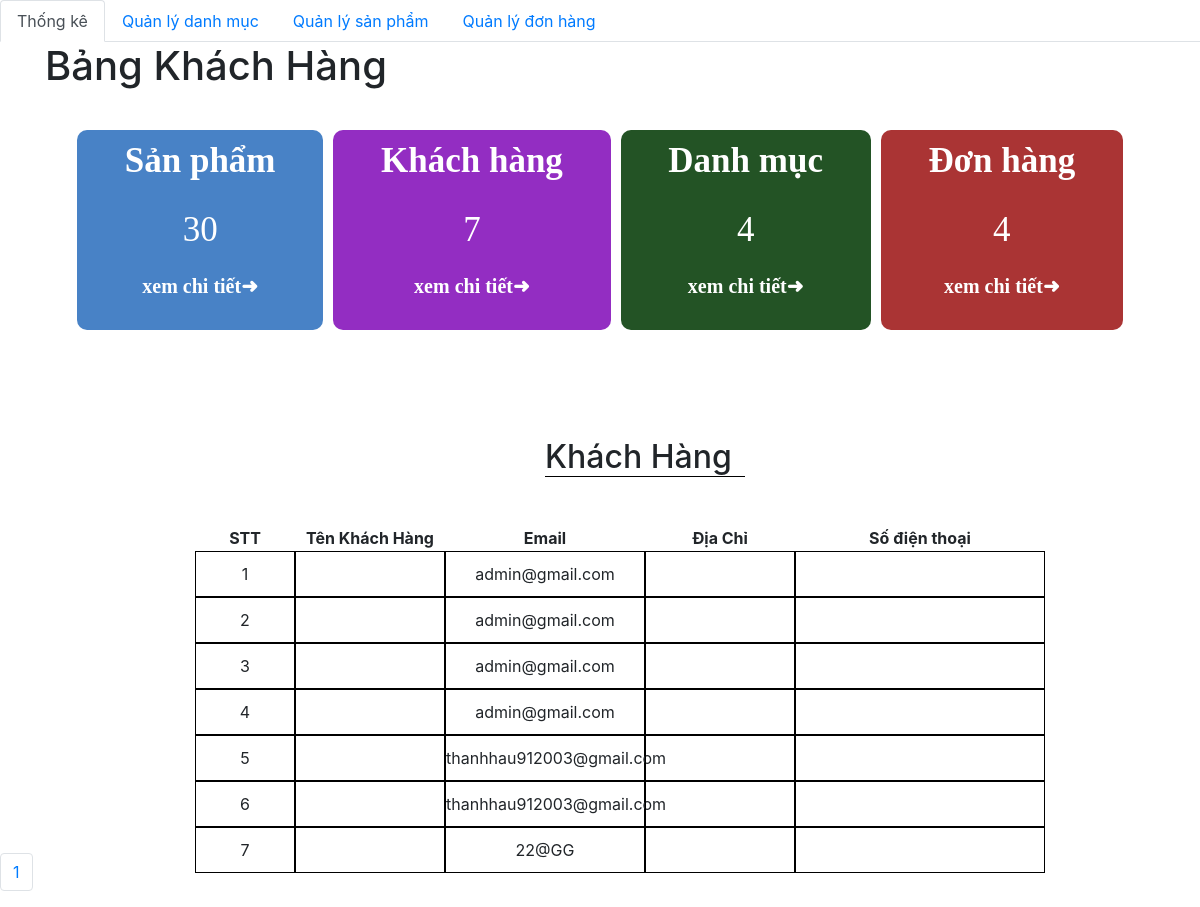
Screenshot of /admin/information.php with the database file from the repository.
### tables this page shows
CREATE TABLE tbl_dangky (
  id_dangky int(11) NOT NULL primary key auto_increment,
  tenkhachhang varchar(200) NOT NULL,
  tendangnhap varchar(200) NOT NULL,
  email varchar(100) NOT NULL,
  diachi varchar(200) NOT NULL,
  matkhau varchar(100) NOT NULL,
  dienthoai varchar(20) NOT NULL
);

### admin/database/dbhelper.php (called while the page is built, shortened)
<?php
function executeResult($sql)
{
    $con = mysqli_connect("localhost","root","badien217","shop_quanao");
  	mysqli_set_charset($con, 'UTF8');
	$result = mysqli_query($con, $sql);
	$data   = [];
	while ($row = mysqli_fetch_array($result, 1)) {
		$data[] = $row;
	}
	return $data;
}

### admin/information.php (the view, shortened to what this page needs)
<?php require_once('./database/dbhelper.php'); ?>
<!DOCTYPE html>
<html lang="en">
<head>
</head>
<head>
    <link rel="stylesheet" href="https://maxcdn.bootstrapcdn.com/bootstrap/4.4.1/css/bootstrap.min.css">
    <link href="https://cdn.jsdelivr.net/npm/summernote@0.8.18/dist/summernote.min.css" rel="stylesheet">
    <link rel="stylesheet" href="style.css">
</head>
<body>
    <div id="wrapper">
        <header>
            <ul class="nav nav-tabs">
                <li class="nav-item">
                    <a class="nav-link active" href="category/index.php">Thống kê</a>
                </li>
                <li class="nav-item">
                    <a class="nav-link" href="category/index.php">Quản lý danh mục</a>
                </li>
                <li class="nav-item">
                    <a class="nav-link" href="product/">Quản lý sản phẩm</a>
                </li>
                <li class="nav-item ">
                    <a class="nav-link " href="dashboard.php">Quản lý đơn hàng</a>
                </li>
            </ul>
        </header>
        <div class="container">
            <main>
                <h1>Bảng Khách Hàng</h1>
                <section class="dashboard">
                    <div class="table">
                        <div class="sp">
                            <p>Sản phẩm</p>
                            <?php
                            $sql = "SELECT * FROM `product`";
                            $conn = mysqli_connect(HOST, USERNAME, PASSWORD, DATABASE);
                            $result = mysqli_query($conn, $sql);
                            echo '<span>' . mysqli_num_rows($result) . '</span>';
                            ?>
                            <p><a href="product/">xem chi tiết➜</a></p>
                        </div>
                        <div class="sp kh">
                            <p>Khách hàng</p>
                            <?php
                            $sql = "SELECT * FROM `tbl_dangky`";
                            $conn = mysqli_connect(HOST, USERNAME, PASSWORD, DATABASE);
                            $result = mysqli_query($conn, $sql);
                            echo '<span>' . mysqli_num_rows($result) . '</span>';
                            ?>
                            <p><a href="information.php">xem chi tiết➜</a></p>
                        </div>
                        <div class="sp dm">
                            <p>Danh mục</p>
                            <?php
                            $sql = "SELECT * FROM `category`";
                            $conn = mysqli_connect(HOST, USERNAME, PASSWORD, DATABASE);
                            $result = mysqli_query($conn, $sql);
                            echo '<span>' . mysqli_num_rows($result) . '</span>';
                            ?>
                            <p><a href="category/">xem chi tiết➜</a></p>
                        </div>
                        <div class="sp dh">
                            <p>Đơn hàng</p>
                            <?php
                            $sql = "SELECT * FROM `order_details`";
                            $conn = mysqli_connect(HOST, USERNAME, PASSWORD, DATABASE);
                            $result = mysqli_query($conn, $sql);
                            echo '<span>' . mysqli_num_rows($result) . '</span>';
                            ?>
                            <p><a href="dashboard.php">xem chi tiết➜</a></p>
                        </div>
                    </div>
                </section>
                <section class="new-order">
                    <h2>Khách Hàng</h2>
                    <table>
                        <tr class="bold">
                            <th>STT</th>
                            <th>Tên Khách Hàng</th>
                            <th>Email</th>
                            <th>Địa Chỉ</th>
                            <th>Số điện thoại</th>
                        </tr>
                        <?php
                        try {
                            if (isset($_GET['page'])) {
                                $page = $_GET['page'];
                            } else {
                                $page = 1;
                            }
                            $limit = 10;
                            $start = ($page - 1) * $limit;
                            $sql = "SELECT * from tbl_dangky
                                  limit $start,$limit ";
                            $order_details_List = executeResult($sql);
                            $count = 0;
                            foreach ($order_details_List as $item) {
                                echo '
                                        <tr style="text-align: center;">
                                            <td>' . (++$count) . '</td>
                                            <td>' . $item['name_client'] . '</td>
                                            <td>' . $item['email'] . '</td>
                                            <td>' . $item['address'] . '</td>
                                            <td>' . $item['number_phone'] . '</td>
                                        </tr>
                                    ';
                            }
                        } catch (Exception $e) {
                            die("Lỗi thực thi sql: " . $e->getMessage());
                        }
                        ?>
                    </table>
                </section>
            </main>
        </div>
    </div>
    <ul class="pagination">
                <?php
                $sql = "SELECT * from tbl_dangky";
                $servername = "localhost";
                $username = "root";
                $password = "badien217";
                $dbname = "shop_quanao";
                $conn = mysqli_connect($servername, $username, $password, $dbname);
                $result = mysqli_query($conn, $sql);
                $current_page = 0;
                if (mysqli_num_rows($result)) {
                    $numrow = mysqli_num_rows($result);
                    $current_page = ceil($numrow / 10);
                }
                for ($i = 1; $i <= $current_page; $i++) {
                    if ($i == $current_page) {
                        echo '
            <li class="page-item"><a class="page-link" href="?page=' . $i . '">' . $i . '</a></li>';
                    } else {
                        echo '
            <li class="page-item"><a class="page-link" href="?page=' . $i . '">' . $i . '</a></li>
                    ';
                    }
                }
                ?>
            </ul>
</body>
</html>

### admin/style.css (style rules this page uses)
.dashboard .table { padding: 2rem; display: grid; grid-column-gap: 10px; grid-template-columns: auto auto auto auto; }
.dashboard .table .sp { color: white; background-color: #4882c6; padding: 5px; border-radius: 10px; text-align: center; }
.dashboard .table .kh { background-color: #932dc2; }
.dashboard .table .dm { background-color: rgb(35, 83, 37); }
.dashboard .table .dh { background-color: rgb(170, 52, 52); }
.dashboard .table .sp>p { font-size: 35px; text-align: center; font-weight: bold; font-family: "Bebas Neue", cursive; }
.dashboard .table .sp span { text-align: center; font-size: 35px; padding: 2rem 0; font-family: "Bebas Neue", cursive; }
.dashboard .table .sp p>a { text-decoration: none; color: white; font-size: 20px; transition: all 0.3s; }
table { width: 100%; }
table tr { text-align: center; width: 100%; display: grid; grid-template-columns: 10% 15% 20% 15% 25% 15% ; }
table tr.bold { font-weight: bold; }
table tr td { padding: 10px 0; border: 1px solid black; }

### admin/information.php (style rules this page uses)
table { transform: translate(150px, 100px); height: 100px; width: 1000px; }
section h2 { transform: translate(500px, 60px); width: 200px; border-bottom: 1px solid black; }
#wrapper { padding-bottom: 5rem; }

### rows the page displays
tbl_dangky: email "admin@gmail.com"
tbl_dangky: email "admin@gmail.com"
tbl_dangky: email "admin@gmail.com"
tbl_dangky: email "admin@gmail.com"
tbl_dangky: email "thanhhau912003@gmail.com"
tbl_dangky: email "thanhhau912003@gmail.com"
tbl_dangky: email "22@GG"

### other values shown
mysqli_num_rows($result) "30"
mysqli_num_rows($result) "7"
mysqli_num_rows($result) "4"
